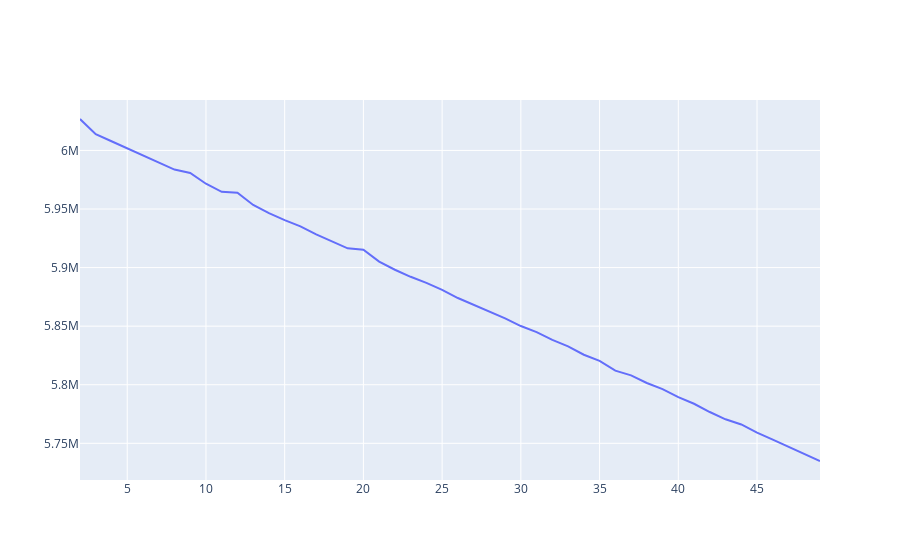

Notebook code for this chart:
### Code cell
fig = go.Figure(data=go.Scatter(x=list(sse.keys()), y=list(sse.values())))
fig.show()
